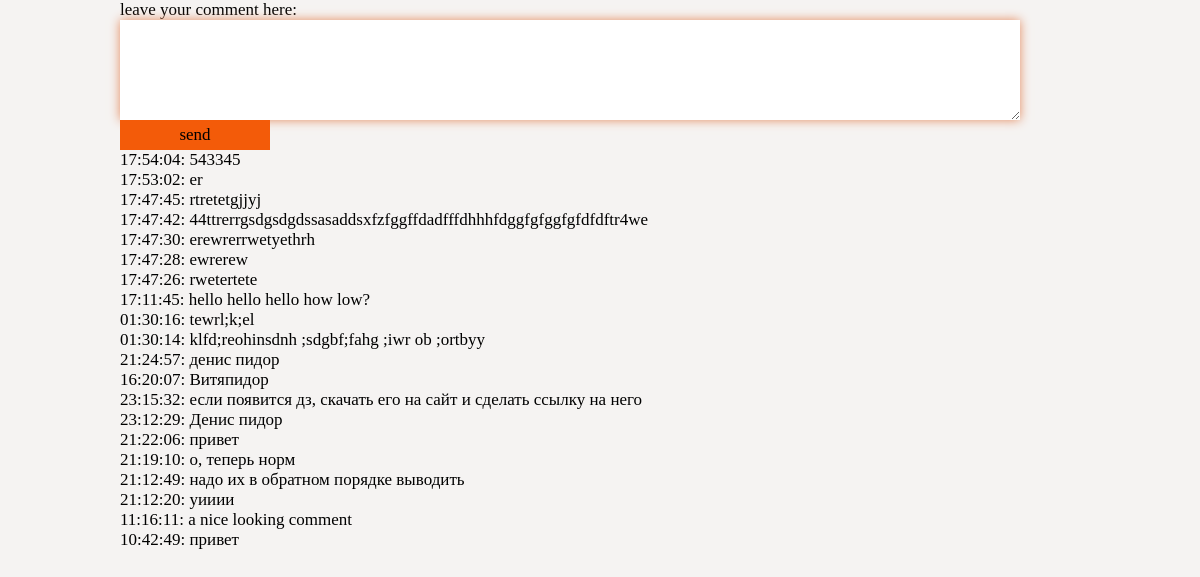
Page /comments/ on the committed database.
### comments/models.py (models this page shows, shortened)
class Comment(models.Model):
	commentor = models.CharField(max_length=32)
	comment = models.CharField(max_length=10000)
	time = models.CharField(max_length=32)

### comments/views.py (the view)
def index(request):
	comments__ = Comment.objects.all()
	comments = list(reversed(comments__))
	context = {'comments': comments,}
	return render(request, 'comments/comments.html', context)

### comments/templates/comments/comments.html (shortened to what this page needs)
{% load staticfiles %}
<link rel="stylesheet" type="text/css" href="{% static 'comments/style_.css' %}">
<form action="{% url 'comments:add'%}" method="post">
	<label for="comment"><h7>leave your comment here:</h7></label><br>
	<textarea name="comment" value="0" id="comment"></textarea><br>
	<input type="submit" value="send" />
	{% for instance in comments %}
		<br><h7>{{ instance.time }}:    {{ instance.comment }}</h7>
	{% endfor %}
</form>

### comments/static/comments/style_.css (style rules this page uses)
h7 { font-family: "linux libertine"; font-size: 17px; }
textarea { font-family: "linux libertine"; font-size: 17px; width: 900px; height: 100px; border:1px #871717 ;box-shadow: 0 0 10px #E48B5F; outline: none !important; }
input { font-family: "linux libertine"; font-size: 17px; width: 150px; height: 30px; border: none; background-color: #F35B09; }

### rows in the picture
Comment: time "17:54:04", comment "543345"
Comment: time "17:53:02", comment "er"
Comment: time "17:47:45", comment "rtretetgjjyj"
Comment: time "17:47:42", comment "44ttrerrgsdgsdgdssasaddsxfzfggffdadfffdhhhfdggfgfggfgfdfdftr4we"
Comment: time "17:47:30", comment "erewrerrwetyethrh"
Comment: time "17:47:28", comment "ewrerew"
Comment: time "17:47:26", comment "rwetertete"
Comment: time "17:11:45", comment "hello hello hello how low?"
Comment: time "01:30:16", comment "tewrl;k;el"
Comment: time "01:30:14", comment "klfd;reohinsdnh ;sdgbf;fahg ;iwr ob ;ortbyy"
Comment: time "21:24:57", comment "денис пидор"
Comment: time "16:20:07", comment "Витяпидор"
Comment: time "23:15:32", comment "если появится дз, скачать его на сайт и сделать ссылку на него"
Comment: time "23:12:29", comment "Денис пидор"
Comment: time "21:22:06", comment "привет"
Comment: time "21:19:10", comment "о, теперь норм"
Comment: time "21:12:49", comment "надо их в обратном порядке выводить"
Comment: time "21:12:20", comment "уииии"
Comment: time "11:16:11", comment "a nice looking comment"
Comment: time "10:42:49", comment "привет"
